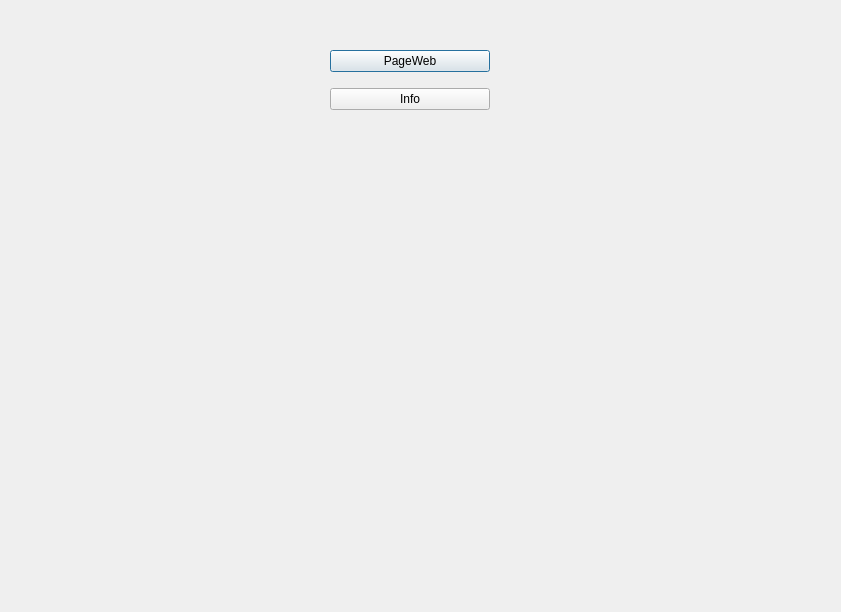
<?xml version="1.0" encoding="UTF-8"?>
<ui version="4.0">
 <class>OCC::DebugDialog</class>
 <widget class="QDialog" name="OCC::DebugDialog">
  <property name="geometry">
   <rect>
    <x>0</x>
    <y>0</y>
    <width>841</width>
    <height>612</height>
   </rect>
  </property>
  <property name="windowTitle">
   <string>Dialog</string>
  </property>
  <widget class="QWidget" name="verticalLayoutWidget">
   <property name="geometry">
    <rect>
     <x>330</x>
     <y>40</y>
     <width>160</width>
     <height>80</height>
    </rect>
   </property>
   <layout class="QVBoxLayout" name="verticalLayout">
    <item>
     <widget class="QPushButton" name="pageweb">
      <property name="text">
       <string>PageWeb</string>
      </property>
     </widget>
    </item>
    <item>
     <widget class="QPushButton" name="info">
      <property name="text">
       <string>Info</string>
      </property>
     </widget>
    </item>
   </layout>
  </widget>
 </widget>
 <resources/>
 <connections/>
</ui>
